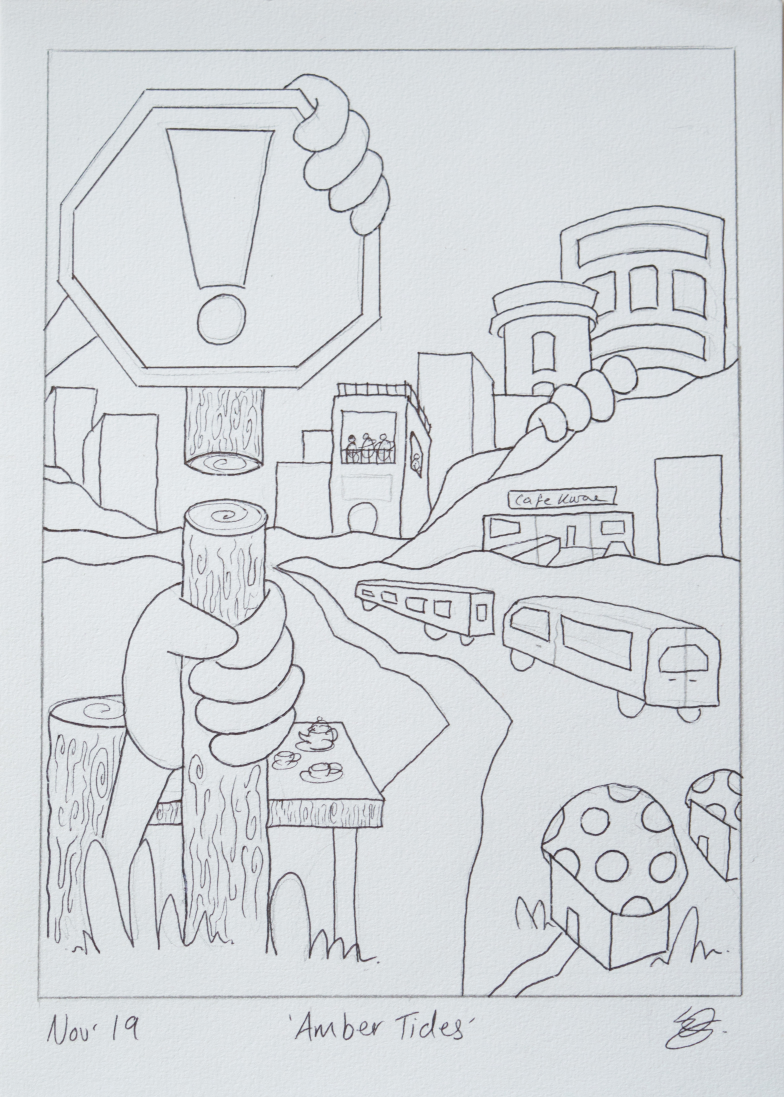
#> input picture img/artwork/Amber Tides 2019.jpg, 3136 x 4388 px (shown at 1/4 size); its folder holds 4 pictures in this run
$ python create_thumbnails.py   (older library calls are emulated)
#> lines starting #> are read from the running program, lines starting #| are printed output that depends on the picture
#!/usr/bin/env python3

import glob

import PIL.Image
import PIL.ImageOps

for img in glob.glob("img/artwork/*.jpg"):
    im = PIL.Image.open(img)
#> im is the input picture: PIL image 3136x4388 RGB; mean R, G, B 212.2, 216.3, 219.7
    im = PIL.ImageOps.exif_transpose(im)
    im.thumbnail((200, 200), PIL.Image.ANTIALIAS)
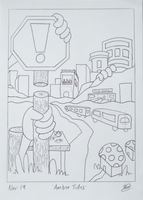
#> im: PIL image 143x200 RGB; mean R, G, B 212.2, 216.3, 219.7
    im.save(img.replace("artwork/", "thumbnails/"), "JPEG")
#> pass 2 of the loop `for img in glob.glob("img/artwork/*.jpg"):`:
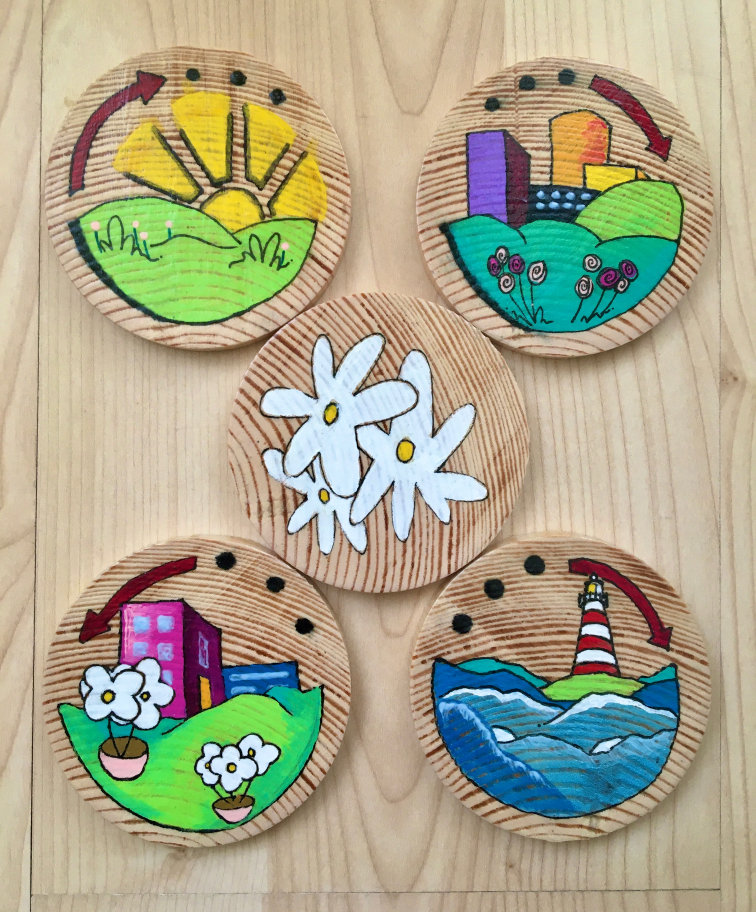
#> input picture img/artwork/Coasters.jpg, 3023 x 3647 px (shown at 1/4 size)
#> im is the input picture: PIL image 3023x3647 RGB; mean R, G, B 170.1, 166.5, 139.9
#> `im.thumbnail((200, 200), PIL.Image.ANTIALIAS)`:
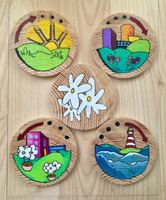
#> im: PIL image 166x200 RGB; mean R, G, B 170.1, 166.5, 139.9
#> pass 3 of the loop `for img in glob.glob("img/artwork/*.jpg"):`:
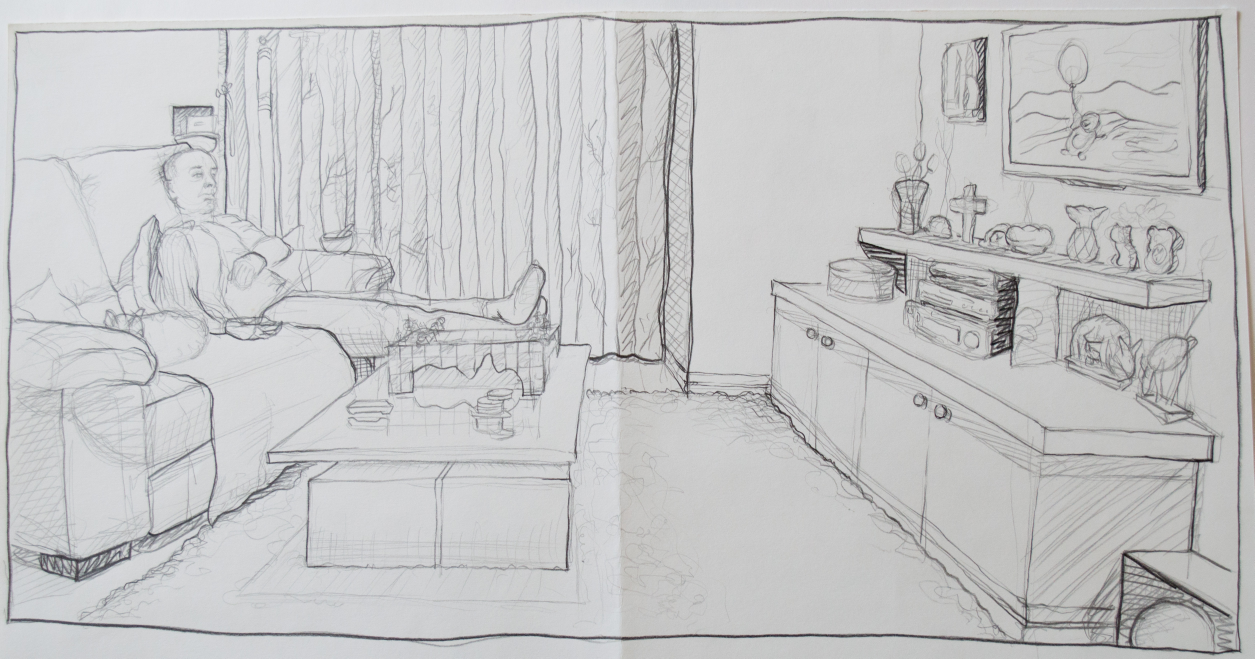
#> input picture img/artwork/Evening 2021.jpg, 5017 x 2634 px (shown at 1/4 size)
#> im is the input picture: PIL image 5017x2634 RGB; mean R, G, B 197, 197.4, 198.2
#> `im.thumbnail((200, 200), PIL.Image.ANTIALIAS)`:
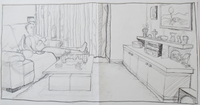
#> im: PIL image 200x105 RGB; mean R, G, B 197, 197.4, 198.2
